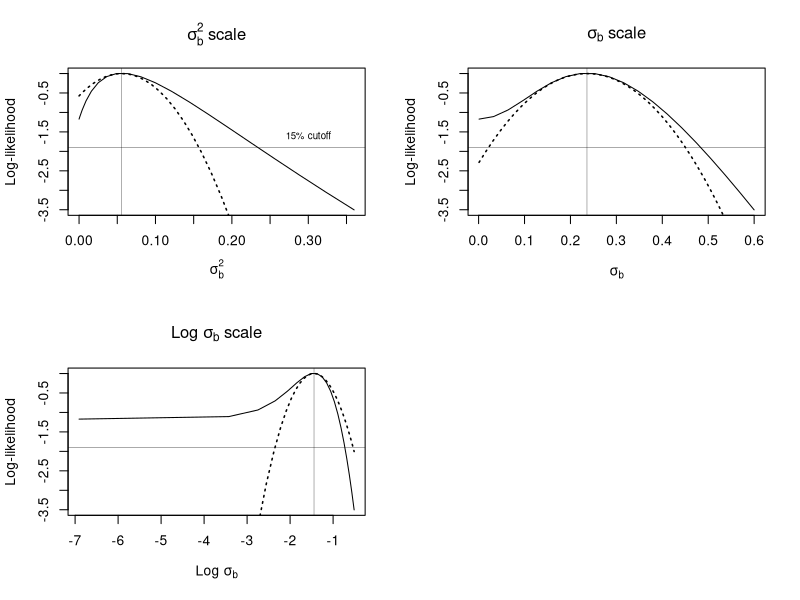

R code for this plot:
# Example 17.6: to get Figure 17.3

# .........................  profile likelihood from ex17-6a.r
SIG <- seq(.001,.6,len=20)
PROF<-  c(-1.171406909, -1.106658507, -0.936678576, -0.702569256,
          -0.454335465, -0.236323992, -0.079413698,  0.000000000,
          -0.002852236, -0.085023753, -0.239262074, -0.456445355,
          -0.727120174, -1.042381450, -1.394319476 ,-1.776186584,
          -2.182371351, -2.608234921, -3.049836886, -3.503447502)

par(mfrow=c(2,2))
plot(SIG^2,PROF,xlab=expression(sigma[b]^2),
     ylab='Log-likelihood',type='n')
  lines(SIG^2,PROF)
  abline(v=0.236^2,h=log(.15),lwd=.3)

sig<- seq(0.001,.6,len=40)
  se <- (2*0.236)*0.11
  lnorm<- -1/2/se^2*(sig^2-0.236^2)^2
  lines(sig^2,lnorm,lty='dotted',lwd=1.52)
text(.3,-1.6,'15% cutoff',cex=.7)
title(expression(paste(sigma[b]^2,' scale')))

plot(SIG,PROF,xlab=expression(sigma[b]),
     ylab='Log-likelihood',type='n')
  lines(SIG,PROF)
  abline(v=0.236,h=log(.15),lwd=.3)
sig<- seq(0.001,.6,len=40)
  se <- 0.11
  lnorm<- -1/2/se^2*(sig-0.236)^2
  lines(sig,lnorm,lty='dotted',lwd=1.52)
title(expression(paste(sigma[b],' scale')))


plot(log(SIG),PROF,
     xlab=expression(paste('Log ',sigma[b])),
     ylab='Log-likelihood',type='n')
  lines(log(SIG),PROF)
  abline(v=log(0.236),h=log(.15),lwd=.3)
sig<- seq(0.001,.6,len=40)
  se <- 1/0.236*0.11
  lnorm<- -1/2/se^2*(log(sig)-log(0.236))^2
  lines(log(sig),lnorm,lty='dotted',lwd=1.52)
title(expression(paste('Log ',sigma[b],' scale')))
